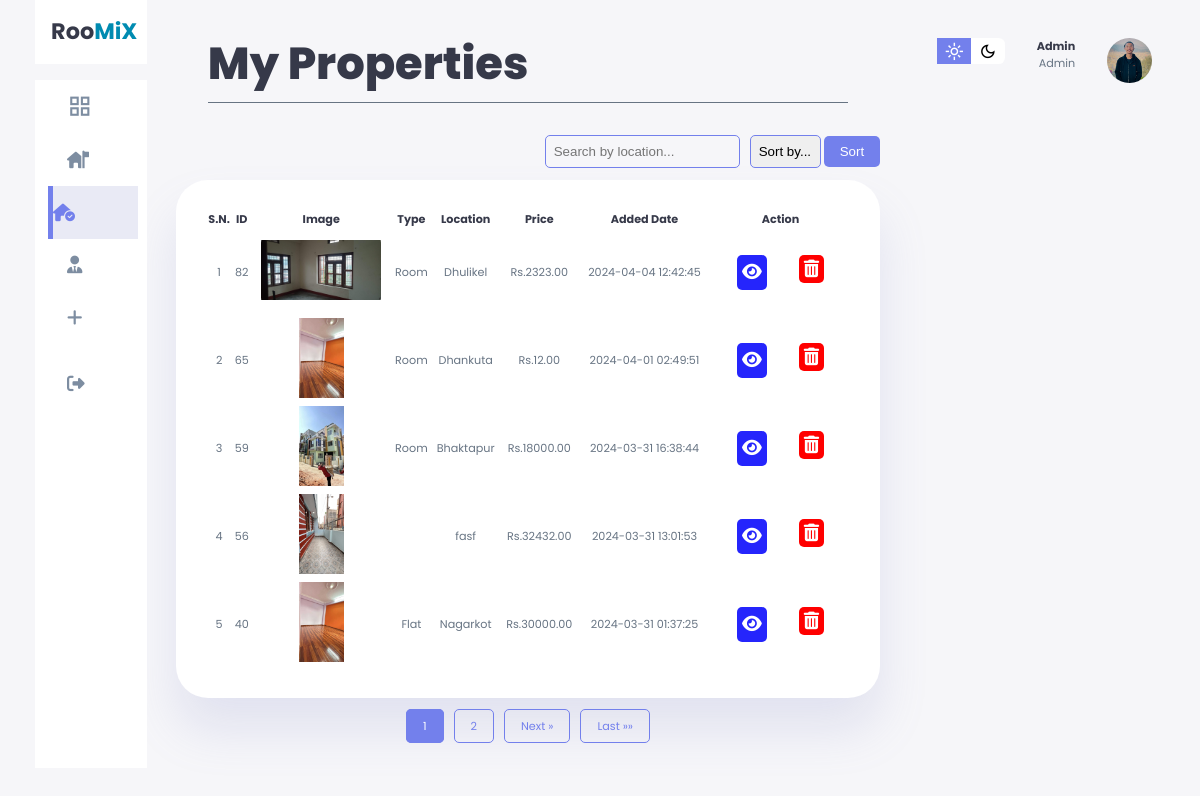
Page /admin/soldProperties.php (signed in) on the committed database.
### tables this page shows
CREATE TABLE `property` (
  `id` int(11) NOT NULL,
  `property_title` varchar(255) NOT NULL,
  `description` text DEFAULT NULL,
  `property_type` enum('Room','Flat') NOT NULL,
  `kitchen` int(11) DEFAULT NULL,
  `bedroom` int(11) DEFAULT NULL,
  `living_room` int(11) DEFAULT NULL,
  `floor` int(11) DEFAULT NULL,
  `parking` int(11) DEFAULT NULL,
  `area` decimal(10,2) DEFAULT NULL,
  `total_price` decimal(10,2) DEFAULT NULL,
  `location` varchar(255) DEFAULT NULL,
  `added_date` timestamp NOT NULL DEFAULT current_timestamp(),
  `expiry_date` date DEFAULT NULL,
  `sold_status` tinyint(1) NOT NULL DEFAULT 1,
  `user_id` int(50) NOT NULL,
  `media` text DEFAULT NULL
);

### admin/soldProperties.php (the view, shortened to what this page needs)
<!DOCTYPE html>
<html lang="en">
<?php
require '../includes/dbConnect.php'; ?>
<head>
  <link rel="stylesheet" href="https://cdnjs.cloudflare.com/ajax/libs/font-awesome/5.15.4/css/all.min.css" />
  <link rel="stylesheet" href="https://cdnjs.cloudflare.com/ajax/libs/font-awesome/6.5.1/css/all.min.css">
  <link rel="stylesheet" href="style.css">
  <link rel="stylesheet" href="search&pagination.css">
</head>
<body style="margin-top:-1.5rem">
  <nav>
    <div class="right">
      <div class="top">
        <div class="theme-toggler">
          <span class="material-symbols-sharp active">light_mode</span>
          <span class="material-symbols-sharp">dark_mode</span>
        </div>
        <div class="profile">
          <div class="info">
            <p><b><?php echo $_SESSION["user"] ?></b></p>
            <p>Admin</p>
          </div>
          <div class="profile-photo">
            <img src="./images/yujan.jpg" alt="" />
          </div>
        </div>
      </div>
    </div>
  </nav>
  <div class="container">
    <aside>
      <div class="top">
        <a href="index.php">
          <div class="logo">
            <h2>Roo<span class="danger">MiX</span> </h2>
          </div>
        </a>
      </div>
      <div class="sidebar">
        <a href="index.php">
          <span class="material-symbols-sharp">grid_view </span>
        </a>
        <a href="myProerty.php">
          <i class="fa-solid fa-house-flag"></i>
        </a>
        <a href="soldProperties.php" class="active">
          <i class="fa-solid fa-house-circle-check"></i>
        </a><a href="userDetail.php">
          <i class="fa-solid fa-user-tie"></i>
        </a>
        <a href="addProperties.php">
          <i class="fa-solid fa-plus"></i>
        </a>
        <a href="../control/logout.php" name="submit">
          <i class="fa-solid fa-right-from-bracket"></i>
        </a>
      </div>
    </aside class="asidebar">
    <main>
      <h1 class="dashboard-heading">My Properties</h1>
      <div class="search-sort">
        <form action="" method="POST">
          <input type="text" id="searchInput" name="search" placeholder="Search by location...">
        </form>
        <form action="" method="POST">
          <select id="sortSelect" name="sort_alphabet">
            <option value="">Sort by...</option>
          </select>
          <button type="submit" id="applyButton">Sort</button>
        </form>
      </div>
      <?php
      $records_per_page = 5;
      $page = 1;
      $offset = ($page - 1) * $records_per_page;
      $sort_order = 'DESC';
      $search_query = '';
      $filtered_property_query = "SELECT * FROM property WHERE sold_status = 0";
      $property_query = $filtered_property_query . " $search_query ORDER BY added_date $sort_order LIMIT $offset, $records_per_page";
      $query_run = mysqli_query($conn, $property_query);
      ?>
      <div class="p-table" style="margin-top:-0.5rem">
        <table>
          <thead>
            <tr>
              <th>S.N.</th>
              <th>ID</th>
              <th>Image</th>
              <th>Type</th>
              <th>Location</th>
              <th>Price</th>
              <th>Added Date</th>
              <th>Action</th>
            </tr>
          </thead>
          <tbody>
            <?php
            $serial_number = ($page - 1) * $records_per_page + 1;
            while ($row = mysqli_fetch_assoc($query_run)) {
            ?>
              <tr>
                <td><?php echo $serial_number++; ?></td>
                <td><?php echo $row['id'] ?></td>
                <td>
                  <?php
                  if (!empty($row['media'])) {
                    $image_urls = explode(',', $row['media']);
                    $first_image = trim($image_urls[0]);
                  ?>
                    <img src="<?php echo $first_image; ?>" alt="Property Image" style="object-position: center;
                      object-fit: contain;">
                  <?php
                  } else {
                  ?>
                    <span>No Image Available</span>
                  <?php
                  }
                  ?>
                </td>
                <td><?php echo $row['property_type']; ?></td>
                <td><?php echo $row['location']; ?></td>
                <td>Rs.<?php echo $row['total_price']; ?></td>
                <td><?php echo $row['added_date']; ?></td>
                <td>
                  <div class="action-icons">
                    <a href="propertyShow.php?id=<?php echo $row['id'] ?>" class="custom-link" style="background-color: rgb(37, 37, 252);"><i class="fas fa-eye text-white"></i></a>
                    <form action="../control/deleteProperty.php" method="POST">
                      <button type="submit" name="property_delete_btn" class="custom-link delete-icon"><i class="fas fa-trash-alt"></i></button>
                    </form>
                  </div>
                </td>
              </tr>
            <?php }
            ?>
          </tbody>
        </table>
      </div>
      <div class="pagination">
        <?php
        $total_records_query = "SELECT COUNT(*) AS total FROM  property WHERE  sold_status= 1";
        $total_records_result = mysqli_query($conn, $total_records_query);
        $total_records = mysqli_fetch_assoc($total_records_result)['total'];
        $total_pages = ceil($total_records / $records_per_page);
        for ($i = 1; $i <= $total_pages; $i++) {
          echo "<a " . ($i == $page ? "class='active'" : "") . " href='soldProperties.php?page=$i'>$i</a>";
        }
        if ($page < $total_pages) {
          echo "<a href='soldProperties.php?page=" . ($page + 1) . "'>Next &raquo;</a>";
        }
        echo "<a href='soldProperties.php?page=$total_pages'>Last &raquo;&raquo;</a>";
        ?>
      </div>
    </main>
  </div>
</body>
</html>

### admin/style.css (style rules this page uses)
:root { --clr-primary: #7380ec; --clr-danger: #ff7782; --clr-success: #41f1b6; --clr-white: #fff; --clr-info-dark: #7d8da1; --clr-info-light: #dce1eb; --clr-dark: #363949; --clr-warnig: #ff4edc; --clr-light: rgba(132, 139, 200, 0.18); --clr-primary-variant: #111e88; --clr-primary-msg: #070d38; --clr-dark-variant: #677483; --clr-color-background: #f6f6f9; --card-border-radius: 2rem; --border-radius-1: 0.4rem; --border-radius-2: 0.8rem; --border-radius-3: 1.2rem; --card-padding: 1.8rem; --padding-1: 1.2rem; --box-shadow: 0 2rem 3rem var(--clr-light); }
* { margin: 0; padding: 0; box-sizing: border-box; border: 0; text-decoration: none; list-style: none; appearance: none; }
body { width: 100vw; height: 100vh; font-size: .7rem; user-select: none; overflow-x: hidden; background: var(--clr-color-background); font-family: 'Poppins', sans-serif; padding-right: 2rem; }
.container { display: grid; width: 96%; gap: 1.8rem; grid-template-columns: 14rem auto ; margin: 0 auto; }
a { color: var(--clr-dark); }
h1 { font-weight: 800; font-size: 2.8rem; }
h2 { font-size: 1.4rem; }
.profile-photo img { width: 2.8rem; height: 2.8rem; overflow: hidden; border-radius: 50%; }
p { color: var(--clr-dark-variant); }
b { color: var(--clr-dark); }
.danger { color: rgb(0, 139, 177); }
i { font-size: 1.1rem; transition: all .3s ease-in-out; }
nav { display: flex; }
aside { height: 100vh; }
aside .top { background: var(--clr-white); display: flex; align-items: center; justify-content: space-between; margin-top: 1.4rem; padding: 1rem; }
aside .sidebar { background: var(--clr-white); display: flex; flex-direction: column; height: 86vh; position: relative; top: 1rem; }
aside .sidebar a { display: flex; color: var(--clr-info-dark); margin-left: 2rem; gap: 1rem; align-items: center; height: 3.3rem; transition: all .1s ease; }
aside .sidebar a span { font-size: 1.6rem; transition: all .3s ease-in-out; }
aside .sidebar a:last-child { position: absolute; bottom: 1rem; width: 100%; }
aside .sidebar a.active { background-color: var(--clr-light); color: var(--clr-primary); margin-left: 0; border-left: 5px solid var(--clr-primary); margin-left: calc(1rem - 3px); }
main { margin-top: 1.4rem; width: auto; }
.dashboard-heading { border-bottom: 1.5px solid var(--clr-dark-variant); padding-bottom: 5px; margin: 2rem; }
main input { background-color: transparent; border: 0; outline: 0; color: var(--clr-dark); }
main h1 { color: var(--clr-dark); }
main .p-table { margin-top: 2rem; }
main .p-table table { background: var(--clr-white); width: 100%; border-radius: var(--card-border-radius); padding: var(--card-padding); text-align: center; box-shadow: var(--box-shadow); transition: all .3s ease; color: var(--clr-dark); }
main table tbody td { height: 3.8rem; border-bottom: 1px solid var(--clr-white); color:var(--clr-dark-variant) }
main table tbody tr:last-child td { border: none; }
td .action-icons { display: flex; flex-wrap: nowrap; font-size: 1rem; justify-content: center; }
td .action-icons .custom-link { color: white; padding: 5px; cursor: pointer; border-radius: 5px; }
.p-table td img { align-items: center; width: 120px; height: 80px; background-size: cover; background-position: center; border-radius: var(--border-radius-2); }
main .p-table a { text-align: center; display: block; margin: 1rem; }
.custom-link { display: block; text-align: center; margin: 1rem; }
nav { display: flex; justify-content: right; position: absolute; top: 1rem; right: 3rem; }
.right { margin-top: 1.4rem; display: flex; flex-direction: column; justify-content: right; }
.right .top { display: flex; justify-content: start; gap: 2rem; }
.right .theme-toggler { background: var(--clr-white); display: flex; justify-content: space-between; height: 1.6rem; width: 4.2rem; cursor: pointer; border-radius: var(--border-radius-1); }
.right .theme-toggler span { font-size: 1.2rem; width: 50%; height: 100%; display: flex; align-items: center; justify-content: center; }
.right .theme-toggler span.active { background: var(--clr-primary); color: #fff; }
.right .top .profile { display: flex; gap: 2rem; text-align: right; }
@media screen and (max-width:1200px) { .container { width: 94%; grid-template-columns: 7rem auto 14rem; } }
@media screen and (max-width:1200px) { aside .sidebar a { width: 5.6rem; } }
@media screen and (max-width:1200px) { aside .sidebar a:last-child { position: relative; margin-top: 1.8rem; } }

### rows in the picture
property: id "82", media (picture), property_type "Room", location "Dhulikel", total_price "2323.00", added_date "2024-04-04 12:42:45"
property: id "65", media (picture), property_type "Room", location "Dhankuta", total_price "12.00", added_date "2024-04-01 02:49:51"
property: id "59", media (picture), property_type "Room", location "Bhaktapur", total_price "18000.00", added_date "2024-03-31 16:38:44"
property: id "56", media (picture), location "fasf", total_price "32432.00", added_date "2024-03-31 13:01:53"
property: id "40", property_type "Flat", location "Nagarkot", total_price "30000.00", added_date "2024-03-31 01:37:25"

### other values in the picture
$_SESSION["user"] "Admin"
